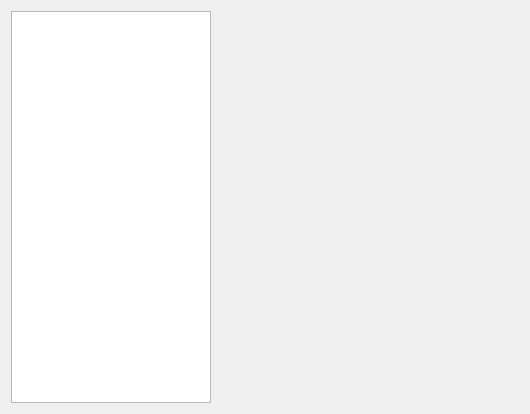
<?xml version="1.0" encoding="UTF-8"?>
<ui version="4.0">
 <class>FormSettings</class>
 <widget class="QWidget" name="FormSettings">
  <property name="geometry">
   <rect>
    <x>0</x>
    <y>0</y>
    <width>530</width>
    <height>414</height>
   </rect>
  </property>
  <property name="windowTitle">
   <string>Form</string>
  </property>
  <layout class="QGridLayout" name="gridLayout">
   <item row="0" column="0">
    <widget class="QListWidget" name="listWidget">
     <property name="sizePolicy">
      <sizepolicy hsizetype="Fixed" vsizetype="Expanding">
       <horstretch>0</horstretch>
       <verstretch>0</verstretch>
      </sizepolicy>
     </property>
     <property name="minimumSize">
      <size>
       <width>200</width>
       <height>0</height>
      </size>
     </property>
     <property name="maximumSize">
      <size>
       <width>200</width>
       <height>16777215</height>
      </size>
     </property>
    </widget>
   </item>
   <item row="0" column="1">
    <widget class="QStackedWidget" name="stackedWidget">
     <widget class="FormSettingsGeneral" name="General"/>
    </widget>
   </item>
  </layout>
 </widget>
 <customwidgets>
  <customwidget>
   <class>FormSettingsGeneral</class>
   <extends>QWidget</extends>
   <header>formsettingsgeneral.h</header>
   <container>1</container>
  </customwidget>
 </customwidgets>
 <resources/>
 <connections>
  <connection>
   <sender>listWidget</sender>
   <signal>currentRowChanged(int)</signal>
   <receiver>stackedWidget</receiver>
   <slot>setCurrentIndex(int)</slot>
   <hints>
    <hint type="sourcelabel">
     <x>101</x>
     <y>129</y>
    </hint>
    <hint type="destinationlabel">
     <x>354</x>
     <y>151</y>
    </hint>
   </hints>
  </connection>
 </connections>
</ui>
